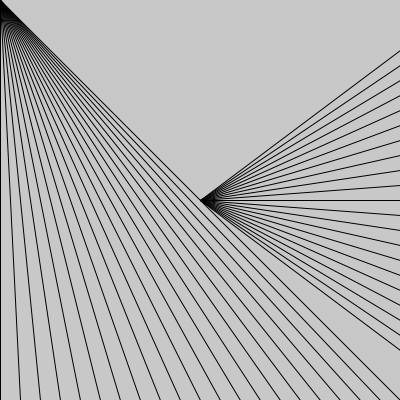
Frame 1 (no input)
Frame 60 (the mouse pressed at the canvas centre just before this capture): identical to frame 1, image omitted
Frame 120 (the mouse held since frame 60 and released just before this capture): identical to frame 1, image omitted

The Processing sketch that drew this single still picture (run headless with seeded random() and noise(); from frame 60 on, the mouse is pressed at the canvas centre):

// Processing sketch: basic_03A_loop
// ── basic_03A_loop.pde
/* Zhang Liqun@SJTU IDM
*/

/* 

  A for loop has the following structure:
  
  for(init; test; update) {
    statements
  }
  
  Flowchart of how a for loop is executed:
  
       init
         |
         v
   --> test -> false -> ---
  |      |                 |
  |      | true            |
  |      v                 |
  |    statements {}       |
  |      |                 |
  |      v                 |
  |    update              |
  |      |                 |
   ------                  |
                           |
         |-----------------
         |
         v   Continue program   
         
*/

void setup() {
  size(400,400);  
}

void draw() {
  background(200);

  noFill();
  stroke(0);
  
  // draw 21 lines from top left corner
  for(float i=0; i<21; i=i+1) {
    line(0,0, i*20,height);
    line(width/2,height/2, width,i*15+50);
  }            
}
